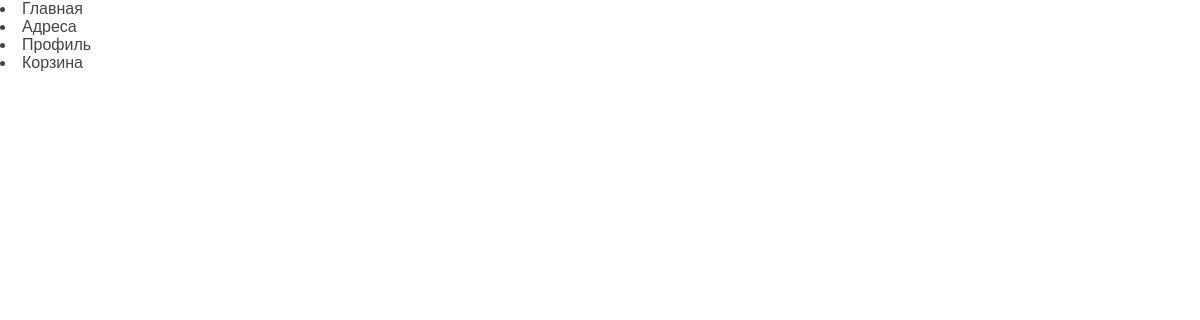
The app's page /, older data.
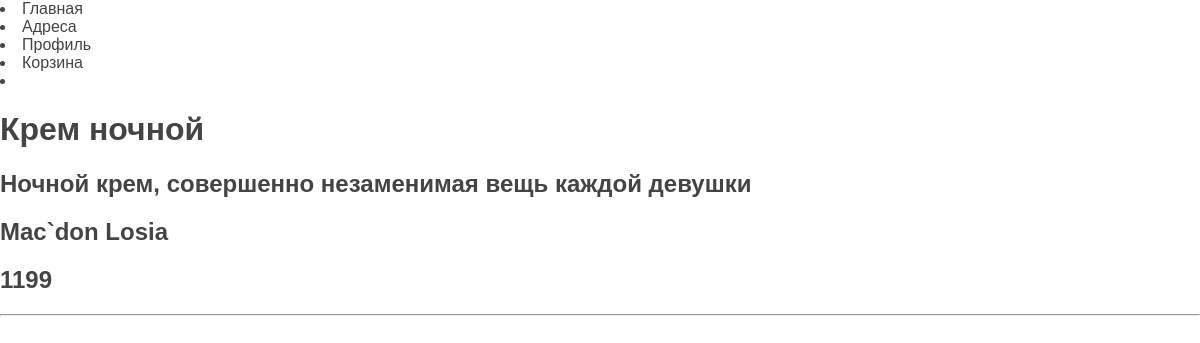
The same page, newer data.
### welcomenstat/models.py (models this page shows, shortened)
class cosmetics(models.Model):
    title = models.CharField(max_length=255)
    description = models.TextField(blank=True)
    cost = models.CharField(max_length=255)
    seller = models.CharField(max_length=255)
    image_pic = models.ImageField(upload_to='photos/%Y/%m/%d/')
    date_created = models.DateField(auto_now_add=True)
    active = models.BooleanField(default=False)

### welcomenstat/views.py (the view)
# urls.py: path('', views.main_page),
def main_page(request):
    pos = cosmetics.objects.all()
    return render(request, 'welcome_temp/main_stat.html', {'posit':pos, 'menu': menu})

### templates/welcome_temp/main_stat.html
{% extends 'welcome_temp/base.html' %}
{% block content %}
    {% for i in posit %}
    <li>
        <h1> {{ i.title }} </h1>
        <h2> {{ i.description }} </h2>
        <h2> {{ i.seller }} </h2>
        <h2> {{ i.cost }} </h2>
    </li>
        <hr>
    {% endfor %}
{% endblock %}

Row changes from the older to the newer data that the page shows:
added cosmetics: title "Крем ночной", description "Ночной крем, совершенно незаменимая вещь каждой девушки", seller "Mac`don Losia", cost "1199"
